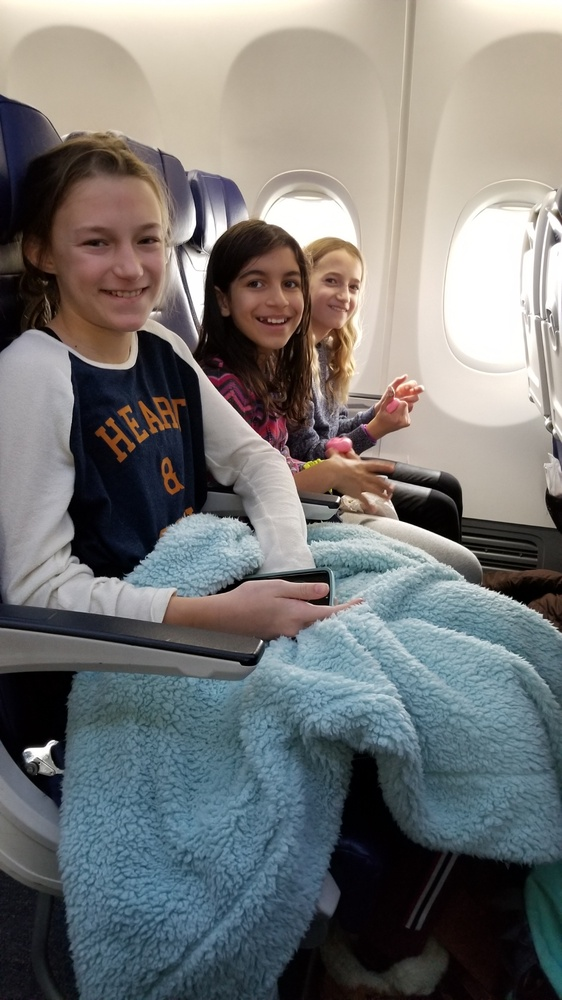
#> input picture ets_tutorial/sample_images/Resized_20190128_082919_7855.jpeg, 562 x 1000 px, shrunk from 1080 x 1920 before the run
$ python face_detect.py ../../ets_tutorial/sample_images/Resized_20190128_082919_7855.jpeg   (older library calls are emulated)
#> lines starting #> are read from the running program, lines starting #| are printed output that depends on the picture; after the words box and inside, x2 and y2 are one past the last pixel; in counts of white or black regions, pixels touching at a corner belong together
import cv2
import sys
from matplotlib.pyplot import imshow, show


def collect_detected_faces(image_path, casc_path=None, draw_rectangles=False,
                           show_image=False):
#> called with draw_rectangles = True, show_image = True
    if casc_path is None:
        casc_path = "haarcascade_frontalface_default.xml"

    # Create the haar cascade
    face_cascade = cv2.CascadeClassifier(casc_path)

    # Read the image
    image = cv2.imread(image_path)
#> image is the input picture: shape (1000, 562, 3); mean B, G, R 118.1, 119.2, 118.8
    gray = cv2.imread(image_path, 0)
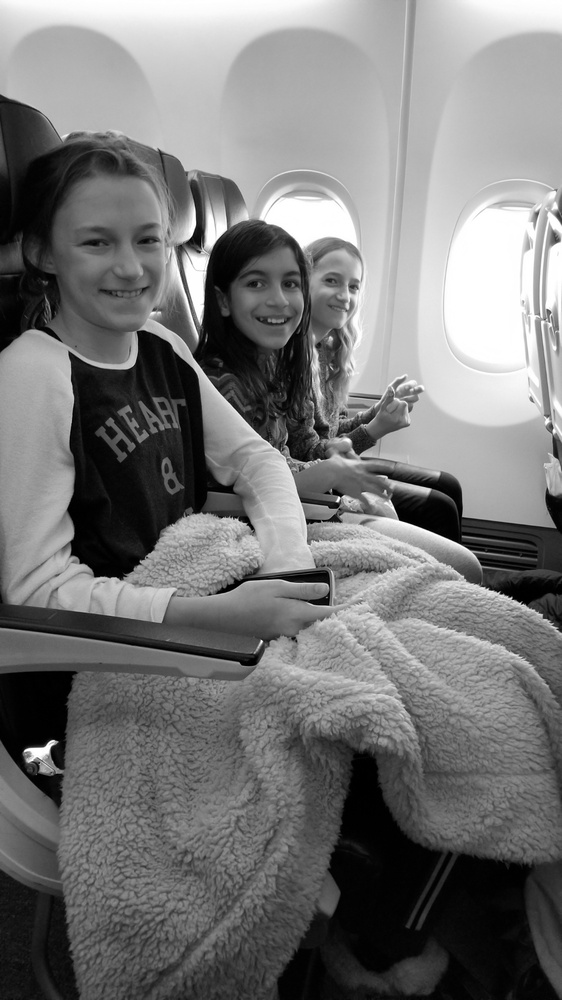
#> gray: shape (1000, 562); min 0, max 255, mean 119

    # Detect faces in the image
    faces = face_cascade.detectMultiScale(
        gray,
        scaleFactor=1.1,
        minNeighbors=5,
        minSize=(30, 30)
        # flags = cv2.CV_HAAR_SCALE_IMAGE
    )
#> faces = [[307, 258, 69, 69], [223, 248, 94, 94], [50, 188, 137, 137]]
    if draw_rectangles:
        # Draw a rectangle around the faces
        for (x, y, w, h) in faces:
            cv2.rectangle(image, (x, y), (x + w, y + h), (0, 255, 0), 2, 4)
#> this loop made 3 passes
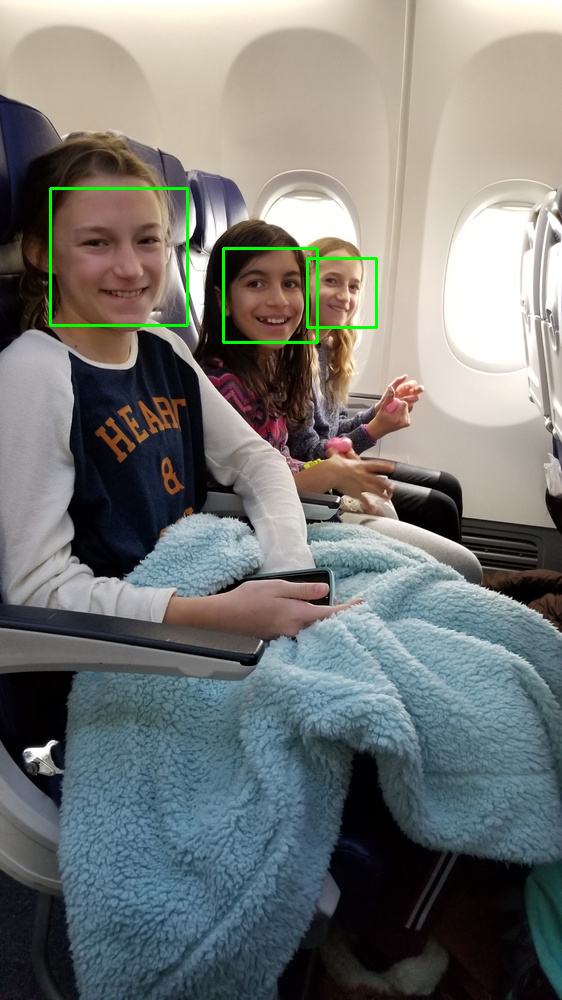
#> image: shape (1000, 562, 3); 0.64% of pixels changed, all inside (x1, y1, x2, y2) = (49, 187, 378, 344)

    if show_image:
        imshow(image)
        show()

    return faces, image


if __name__ == "__main__":
    # Get user supplied values
    imagePath = sys.argv[1]
    cascPath = "haarcascade_frontalface_default.xml"

    faces, image = collect_detected_faces(imagePath, draw_rectangles=True,
                                          show_image=True)
    print("Found {0} faces!".format(len(faces)))
#| Found 3 faces!

$ run again, on ets_tutorial/sample_images/abba.png
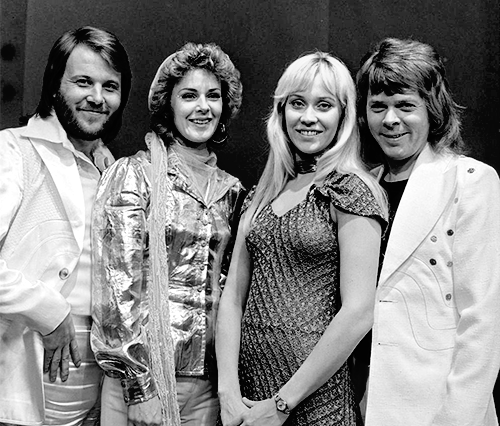
#> input picture ets_tutorial/sample_images/abba.png, 500 x 426 px
#> in collect_detected_faces, image is the input picture: shape (426, 500, 3); min 0, max 255, mean 130.8
#> in collect_detected_faces, `faces = face_cascade.detectMultiScale( gray, scaleFactor=1.1, minNeigh..`: faces = [[168, 70, 66, 66], [56, 55, 75, 75], [267, 69, 87, 87], [354, 78, 74, 74]]
#> the loop in collect_detected_faces, `for (x, y, w, h) in faces:` made 4 passes
#> after the loop in collect_detected_faces, `for (x, y, w, h) in faces:`:
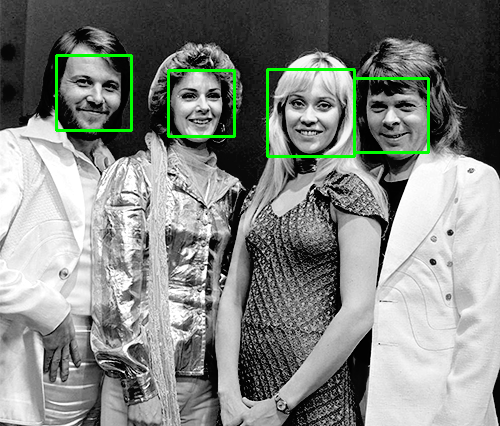
#> image: shape (426, 500, 3); 1.59% of pixels changed, all inside (x1, y1, x2, y2) = (55, 54, 430, 158)
#| Found 4 faces!
